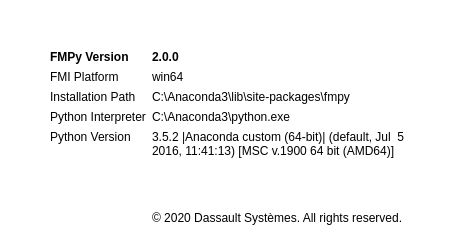
<?xml version="1.0" encoding="UTF-8"?>
<ui version="4.0">
 <class>Dialog</class>
 <widget class="QDialog" name="Dialog">
  <property name="geometry">
   <rect>
    <x>0</x>
    <y>0</y>
    <width>474</width>
    <height>234</height>
   </rect>
  </property>
  <property name="palette">
   <palette>
    <active>
     <colorrole role="Base">
      <brush brushstyle="SolidPattern">
       <color alpha="255">
        <red>255</red>
        <green>255</green>
        <blue>255</blue>
       </color>
      </brush>
     </colorrole>
     <colorrole role="Window">
      <brush brushstyle="SolidPattern">
       <color alpha="255">
        <red>255</red>
        <green>255</green>
        <blue>255</blue>
       </color>
      </brush>
     </colorrole>
    </active>
    <inactive>
     <colorrole role="Base">
      <brush brushstyle="SolidPattern">
       <color alpha="255">
        <red>255</red>
        <green>255</green>
        <blue>255</blue>
       </color>
      </brush>
     </colorrole>
     <colorrole role="Window">
      <brush brushstyle="SolidPattern">
       <color alpha="255">
        <red>255</red>
        <green>255</green>
        <blue>255</blue>
       </color>
      </brush>
     </colorrole>
    </inactive>
    <disabled>
     <colorrole role="Base">
      <brush brushstyle="SolidPattern">
       <color alpha="255">
        <red>255</red>
        <green>255</green>
        <blue>255</blue>
       </color>
      </brush>
     </colorrole>
     <colorrole role="Window">
      <brush brushstyle="SolidPattern">
       <color alpha="255">
        <red>255</red>
        <green>255</green>
        <blue>255</blue>
       </color>
      </brush>
     </colorrole>
    </disabled>
   </palette>
  </property>
  <property name="windowTitle">
   <string>About FMPy</string>
  </property>
  <property name="modal">
   <bool>true</bool>
  </property>
  <layout class="QFormLayout" name="formLayout">
   <property name="leftMargin">
    <number>50</number>
   </property>
   <property name="topMargin">
    <number>50</number>
   </property>
   <property name="rightMargin">
    <number>50</number>
   </property>
   <property name="bottomMargin">
    <number>9</number>
   </property>
   <item row="0" column="0">
    <widget class="QLabel" name="label">
     <property name="font">
      <font>
       <weight>75</weight>
       <bold>true</bold>
      </font>
     </property>
     <property name="text">
      <string>FMPy Version</string>
     </property>
    </widget>
   </item>
   <item row="0" column="1">
    <widget class="QLabel" name="fmpyVersionLabel">
     <property name="font">
      <font>
       <weight>75</weight>
       <bold>true</bold>
      </font>
     </property>
     <property name="text">
      <string>2.0.0</string>
     </property>
     <property name="textInteractionFlags">
      <set>Qt::LinksAccessibleByMouse|Qt::TextSelectableByMouse</set>
     </property>
    </widget>
   </item>
   <item row="1" column="0">
    <widget class="QLabel" name="label_10">
     <property name="text">
      <string>FMI Platform</string>
     </property>
    </widget>
   </item>
   <item row="1" column="1">
    <widget class="QLabel" name="fmiPlatformLabel">
     <property name="text">
      <string>win64</string>
     </property>
     <property name="textInteractionFlags">
      <set>Qt::LinksAccessibleByMouse|Qt::TextSelectableByMouse</set>
     </property>
    </widget>
   </item>
   <item row="2" column="0">
    <widget class="QLabel" name="label_6">
     <property name="text">
      <string>Installation Path</string>
     </property>
    </widget>
   </item>
   <item row="2" column="1">
    <widget class="QLabel" name="installationPathLabel">
     <property name="text">
      <string>C:\Anaconda3\lib\site-packages\fmpy</string>
     </property>
     <property name="textInteractionFlags">
      <set>Qt::LinksAccessibleByMouse|Qt::TextSelectableByMouse</set>
     </property>
    </widget>
   </item>
   <item row="4" column="0">
    <widget class="QLabel" name="label_4">
     <property name="text">
      <string>Python Interpreter</string>
     </property>
    </widget>
   </item>
   <item row="4" column="1">
    <widget class="QLabel" name="pythonInterpreterLabel">
     <property name="text">
      <string>C:\Anaconda3\python.exe</string>
     </property>
     <property name="textInteractionFlags">
      <set>Qt::LinksAccessibleByMouse|Qt::TextSelectableByMouse</set>
     </property>
    </widget>
   </item>
   <item row="6" column="0">
    <widget class="QLabel" name="label_2">
     <property name="text">
      <string>Python Version</string>
     </property>
     <property name="alignment">
      <set>Qt::AlignLeading|Qt::AlignLeft|Qt::AlignTop</set>
     </property>
    </widget>
   </item>
   <item row="6" column="1">
    <widget class="QLabel" name="pythonVersionLabel">
     <property name="text">
      <string>3.5.2 |Anaconda custom (64-bit)| (default, Jul  5 2016, 11:41:13) [MSC v.1900 64 bit (AMD64)]</string>
     </property>
     <property name="wordWrap">
      <bool>true</bool>
     </property>
     <property name="textInteractionFlags">
      <set>Qt::LinksAccessibleByMouse|Qt::TextSelectableByMouse</set>
     </property>
    </widget>
   </item>
   <item row="8" column="1">
    <spacer name="verticalSpacer">
     <property name="orientation">
      <enum>Qt::Vertical</enum>
     </property>
     <property name="sizeHint" stdset="0">
      <size>
       <width>20</width>
       <height>60</height>
      </size>
     </property>
    </spacer>
   </item>
   <item row="9" column="1">
    <widget class="QLabel" name="label_8">
     <property name="text">
      <string>© 2020 Dassault Systèmes. All rights reserved.</string>
     </property>
    </widget>
   </item>
  </layout>
 </widget>
 <resources/>
 <connections/>
</ui>
